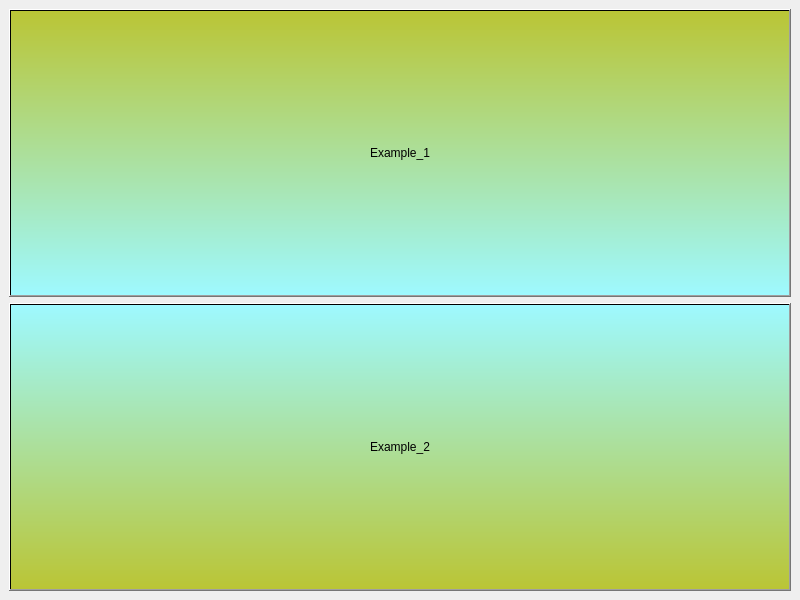
<?xml version="1.0" encoding="UTF-8"?>
<ui version="4.0">
 <class>MainWindow</class>
 <widget class="QMainWindow" name="MainWindow">
  <property name="geometry">
   <rect>
    <x>0</x>
    <y>0</y>
    <width>800</width>
    <height>600</height>
   </rect>
  </property>
  <property name="windowTitle">
   <string>肺部疾病分类模型选择</string>
  </property>
  <widget class="QWidget" name="centralwidget">
   <property name="styleSheet">
    <string notr="true">#centralwidget{border-image: url(:/Pictures/mainwindow.jpg);}</string>
   </property>
   <layout class="QVBoxLayout" name="verticalLayout">
    <item>
     <widget class="QPushButton" name="btn_Example_1">
      <property name="sizePolicy">
       <sizepolicy hsizetype="Preferred" vsizetype="Preferred">
        <horstretch>0</horstretch>
        <verstretch>0</verstretch>
       </sizepolicy>
      </property>
      <property name="styleSheet">
       <string notr="true">font: 12pt &quot;Microsoft YaHei UI&quot;;
background-color: qlineargradient(spread:pad, x1:0, y1:0, x2:0, y2:1, stop:0 rgba(186, 197, 53, 255), stop:1 rgba(158, 249, 255, 255));</string>
      </property>
      <property name="text">
       <string>Example_1</string>
      </property>
     </widget>
    </item>
    <item>
     <widget class="QPushButton" name="btn_Example_2">
      <property name="sizePolicy">
       <sizepolicy hsizetype="Preferred" vsizetype="Preferred">
        <horstretch>0</horstretch>
        <verstretch>0</verstretch>
       </sizepolicy>
      </property>
      <property name="styleSheet">
       <string notr="true">font: 12pt &quot;Microsoft YaHei UI&quot;;
background-color: qlineargradient(spread:pad, x1:0, y1:0, x2:0, y2:1, stop:0 rgba(158, 249, 255, 255), stop:1 rgba(186, 197, 53, 255));</string>
      </property>
      <property name="text">
       <string>Example_2</string>
      </property>
     </widget>
    </item>
   </layout>
  </widget>
 </widget>
 <resources/>
 <connections/>
</ui>
